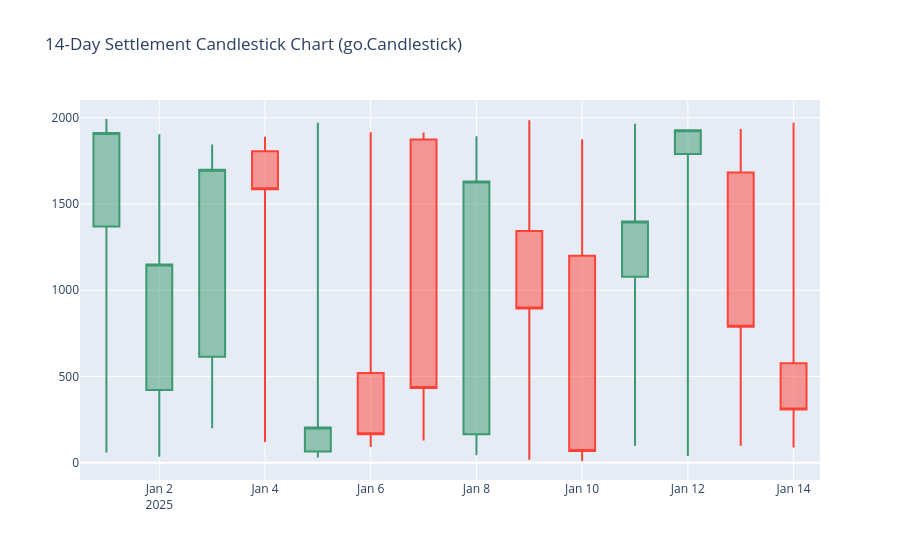

Notebook code cell kept with this figure:
### Markdown cell above
### Financial Candlesticks: `go.Candlestick()`
**Explanation**: Plots open-high-low-close (OHLC) financial trading bars for daily transaction settlement volatility.

**Syntax**: `go.Candlestick(x=dates, open=o, high=h, low=l, close=c)`

### Code cell
daily_ohlc = df.set_index('transaction_date').resample('D')['transaction_amount'].agg(['first', 'max', 'min', 'last']).dropna().head(14)
fig = go.Figure(data=[go.Candlestick(
    x=daily_ohlc.index,
    open=daily_ohlc['first'],
    high=daily_ohlc['max'],
    low=daily_ohlc['min'],
    close=daily_ohlc['last']
)])
fig.update_layout(title='14-Day Settlement Candlestick Chart (go.Candlestick)', xaxis_rangeslider_visible=False)
fig.show()
print('go.Candlestick financial chart initialized.')

### Figure 1 — Plotly figure (JSON) as saved in the notebook; plotly's stock layout.template omitted (floating-point values rounded to 4 significant figures)
{"data": [{"close": [1912.0, 1150.0, 1698.0, 1586.0, 204.2, 165.0, 432.6, 1631.0, 894.8, 68.19, 1398.0, 1927.0, 788.3, 308.1], "high": [1993.0, 1904.0, 1844.0, 1890.0, 1971.0, 1916.0, 1914.0, 1893.0, 1986.0, 1875.0, 1965.0, 1927.0, 1935.0, 1970.0], "low": [59.71, 34.82, 199.7, 119.8, 29.79, 91.9, 128.8, 42.8, 17.23, 10.08, 98.61, 39.11, 98.42, 88.25], "open": [1370.0, 422.0, 614.5, 1805.0, 65.19, 521.0, 1874.0, 165.6, 1344.0, 1200.0, 1078.0, 1790.0, 1683.0, 576.8], "x": ["2025-01-01T00:00:00", "2025-01-02T00:00:00", "2025-01-03T00:00:00", "2025-01-04T00:00:00", "2025-01-05T00:00:00", "2025-01-06T00:00:00", "2025-01-07T00:00:00", "2025-01-08T00:00:00", "2025-01-09T00:00:00", "2025-01-10T00:00:00", "2025-01-11T00:00:00", "2025-01-12T00:00:00", "2025-01-13T00:00:00", "2025-01-14T00:00:00"], "type": "candlestick"}], "layout": {"xaxis": {"rangeslider": {"visible": false}}, "title": {"text": "14-Day Settlement Candlestick Chart (go.Candlestick)"}}}
